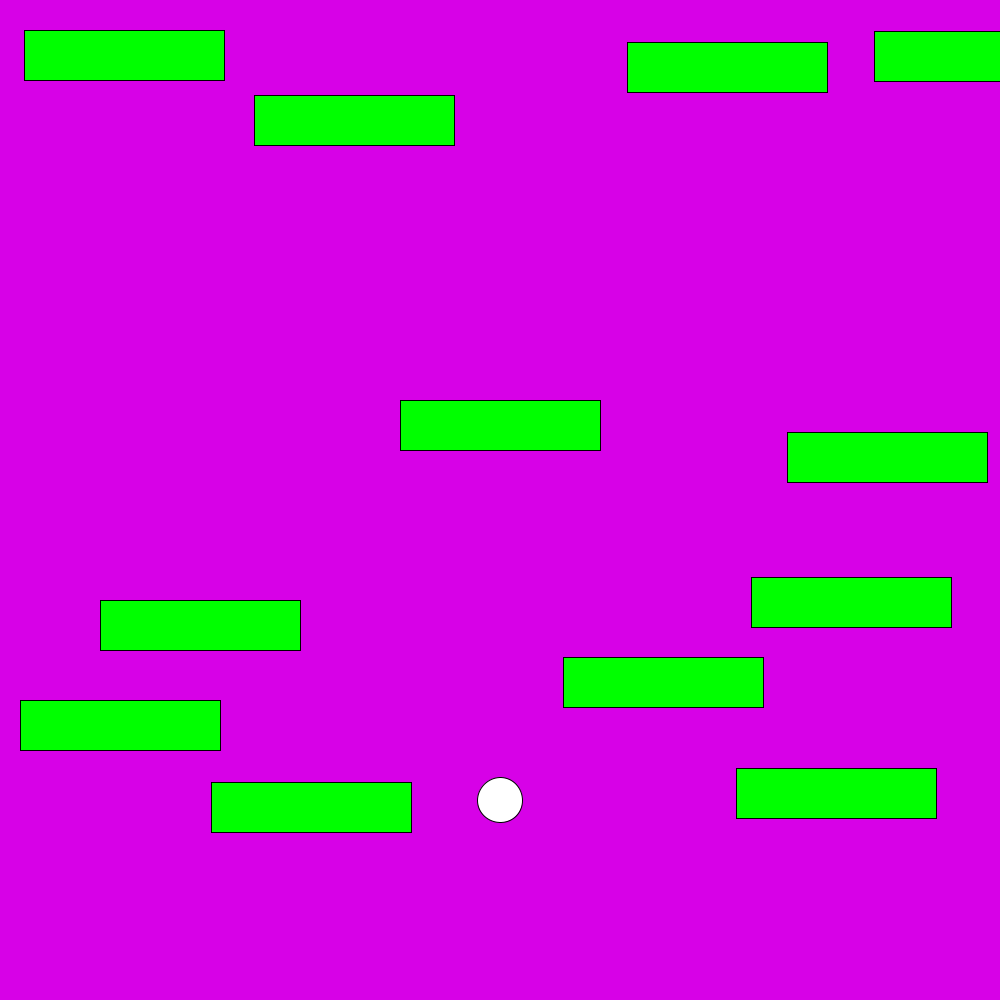
Frame 1 (no input)
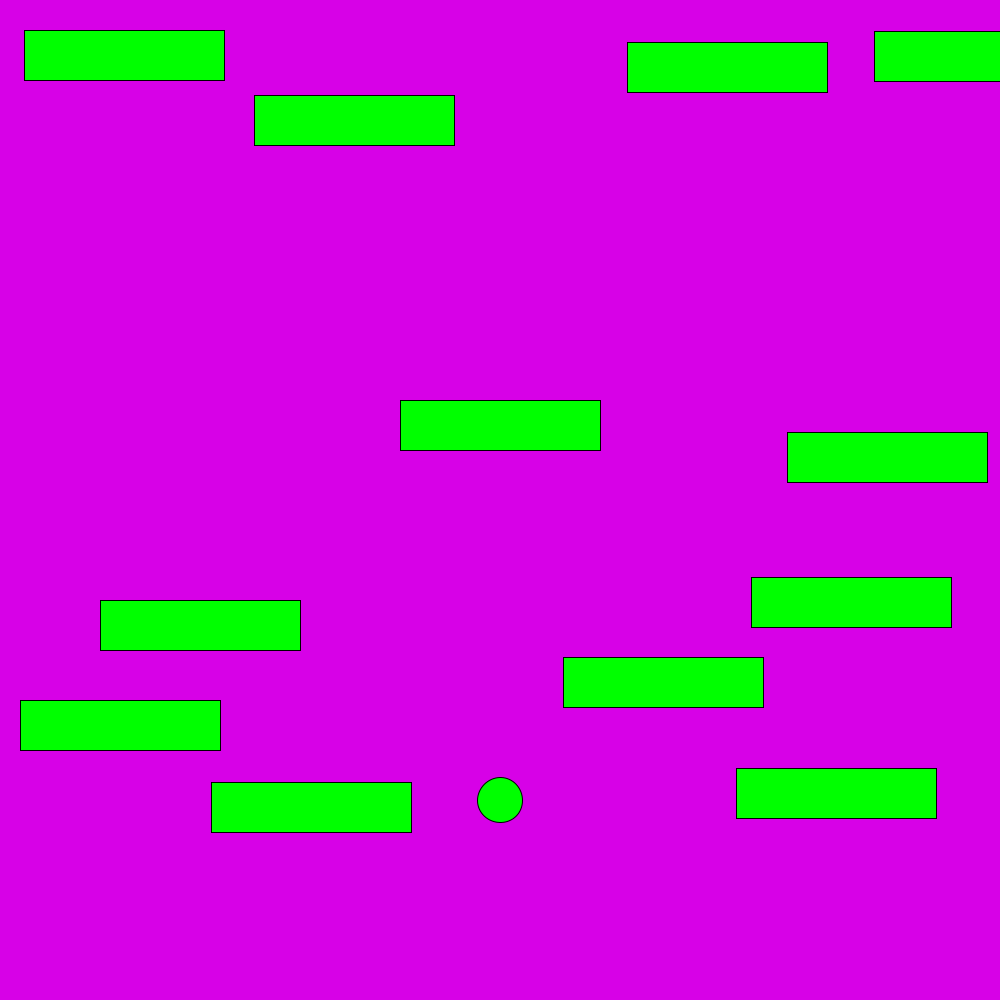
Frame 60 (the mouse pressed at the canvas centre just before this capture)
Frame 120 (the mouse held since frame 60 and released just before this capture): identical to frame 60, image omitted

The Processing sketch that drew these frames (run headless with seeded random() and noise(); from frame 60 on, the mouse is pressed at the canvas centre):

// Processing sketch: Froggggggger
// ── Froggggggger.pde
 Car car = new Car(400,400,200,400);
 Car car2 = new Car(254,95,200,400);
 Car car3 = new Car(563,657,200,400);
 Car car4 = new Car(100,600,200,400);
 Car car5 = new Car(627,42,200,400);
 Car car6 = new Car(736,768,200,400);
 Car car7 = new Car(874,31,200,400);
 Car car8 = new Car(751,577,200,400);
 Car car9 = new Car(787,432,200,400);
 Car car10 = new Car(211,782,200,400);
Car car11 = new Car(24,30,200,400);
Car car12 = new Car(20,700,200,400);


void setup() {
  size(1000,1000);
  
  
  
  
  
  
}
int x = 500;
int y = 800;
void keyPressed()
{
    if(key == CODED){
        if(keyCode == UP)
        {
           y-=28;
        }
        else if(keyCode == DOWN)
        {
           y+=28; 
        }
        else if(keyCode == RIGHT)
        {
            x+=28;
        }
        else if(keyCode == LEFT)
        {
            x-=28;
        }
    }
}

void outside() {
 if(x > 1000){
 x = 1000;
 }

 if(y > 1000){
 y = 1000;
 }
 if(x < 0){
 x=0;
 }
 if(y < 0){
 y=0;
 }
}

void draw() {
 background(215,1,231);
 ellipse(x,y,45,45);
 fill(0,255,255);
  outside();
  car.display();
  car2.display();
  car3.display();
  car4.display();
  car5.display();
  car6.display();
  car7.display();
  car8.display();
  car9.display();
  car10.display();
  car11.display();
  car12.display();


}
boolean intersects(Car car) {
 if ((y > car.getY() && y < car.getY()+50) &&
                (x > car.getX() && x < car.getX()+car.getSize())) {
   return true;
  }
 else  {
  return false;
 } 
 }
 
class Car {
  int x = 400;
  int y= 400;
  int size = 400;
  int volocity= 400;
  public Car (int x, int y, int size, int volocity){
  this.x=x;
  this.y= y;
  this.size = size;
  this.volocity= volocity;
}
int getX(){
return x;  
}
int getY(){
 return y; 
}
int getSize(){
 return size; 
}
void display()
  {
    fill(0,255,0);
    rect(x , y,  size, 50);
  }
}
